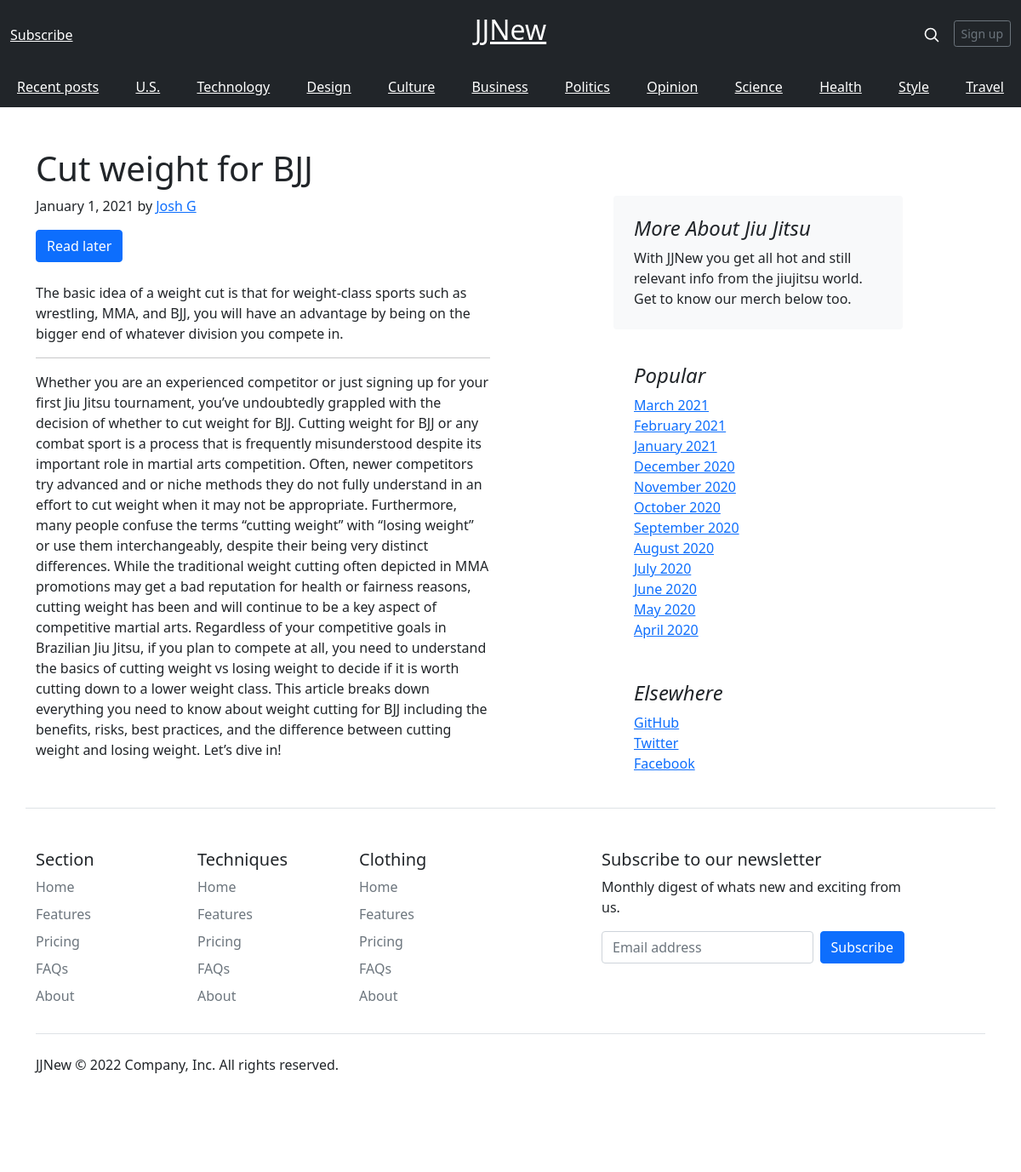
Page /blog/cut-weight-for-bjj/ on the committed database.
### blog/models.py (models this page shows, shortened)
class Blog(models.Model):
    username = models.CharField(max_length=100)
    title = models.CharField(max_length=200)
    slug = models.SlugField(primary_key=True, db_index=True)
    email = models.EmailField()
    text = models.TextField()
    post_data = models.DateTimeField(auto_now_add=True)
    pre_text = models.CharField(max_length=250)
    image = models.ImageField(upload_to='posts', null=True)
    city = models.CharField(max_length=50)
    author = models.ForeignKey(Author, on_delete=models.CASCADE, default=True)

class Author(models.Model):
    name = models.CharField(max_length=100)
    def __str__(self):
        return self.name

### blog/views.py (the view, shortened to what this page needs)
# urls.py: path('blog/<slug:slug>/', views.PostSingle.as_view(), name="post-single"),
class PostSingle(DetailView):
    template_name = 'blog/post_ind.html'
    model = Blog
    context_object_name = 'posts'

### blog/templates/blog/post_ind.html (shortened to what this page needs)
{% extends 'base.html' %} {% block header %}
<div class="container mt-5">
  <h1>{{ posts.title }}</h1>
</div>
{% endblock %} {% block content %}
<main class="container">
  <div class="row g-5">
    <div class="col-md-6 mb-3">
        <article class="blog-post">
            <p class="blog-post-meta">January 1, 2021 by <a href="#">{{ posts.author }}</a></p>
            {% if is_fav %}
              <p> fav one </p>
            {% else %}
              <form method="POST" action="{% url 'read-later' %}">
                <button class="btn btn-primary mb-4">Read later</button>
              </form>
            {% endif %}
            <p>
            {{ posts.pre_text }}
            </p>
            <hr />
            <p>
            {{ posts.text }}
            </p>
        </article>
    </div>
    <div class="col-md-1">
    </div>
    <div class="col-md-4">
      <div class="position-sticky" style="top: 2rem">
        <div class="p-4 mb-3 bg-light rounded">
          <h4 class="fst-italic">More About Jiu Jitsu</h4>
          <p class="mb-0">
            With JJNew you get all hot and still relevant info from the jiujitsu world. Get to know our merch below too.
          </p>
        </div>
        <div class="p-4">
          <h4 class="fst-italic">Popular</h4>
          <ol class="list-unstyled mb-0">
            <li><a href="#">March 2021</a></li>
            <li><a href="#">February 2021</a></li>
            <li><a href="#">January 2021</a></li>
            <li><a href="#">December 2020</a></li>
            <li><a href="#">November 2020</a></li>
            <li><a href="#">October 2020</a></li>
            <li><a href="#">September 2020</a></li>
            <li><a href="#">August 2020</a></li>
            <li><a href="#">July 2020</a></li>
            <li><a href="#">June 2020</a></li>
            <li><a href="#">May 2020</a></li>
            <li><a href="#">April 2020</a></li>
          </ol>
        </div>
        <div class="p-4">
          <h4 class="fst-italic">Elsewhere</h4>
          <ol class="list-unstyled">
            <li><a href="#">GitHub</a></li>
            <li><a href="#">Twitter</a></li>
            <li><a href="#">Facebook</a></li>
          </ol>
        </div>
      </div>
    </div>
  </div>
</main>
{% endblock %}

### rows in the picture
Blog: title "Cut weight for BJJ", author "Josh G", pre_text "The basic idea of a weight cut is that for weight-class sports such as wrestling, MMA, and BJJ, you will have an advantage by being on the bigger end of whatever division you compete in.", text "Whether you are an experienced competitor or just signing up for your first Jiu Jitsu tournament, you’ve undoubtedly grappled with the decision of whether to cut weight for BJJ. Cutting weight for BJJ or any combat sport is a process that is frequently misunderstood despite its important role in martial arts competition. Often, newer competitors try advanced and or niche methods they do not fully understand in an effort to cut weight when it may not be appropriate. Furthermore, many people confuse the terms “cutting weight” with “losing weight” or use them interchangeably, despite their being very distinct differences. While the traditional weight cutting often depicted in MMA promotions…"
